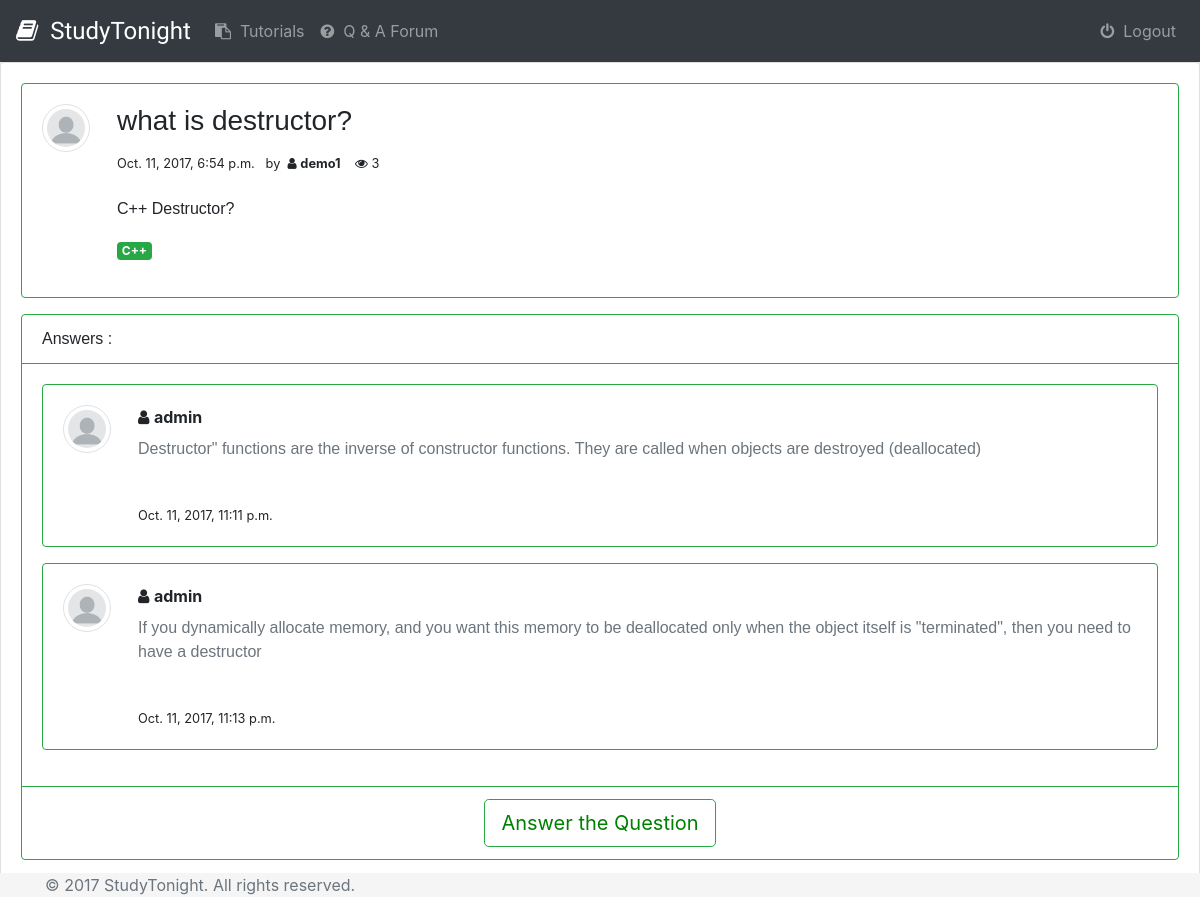
Screenshot of /forum/9/ (signed in) with the database file from the repository.
### forum/models.py (models this page shows, shortened)
class Question(models.Model):
	user = models.ForeignKey(User, default=1)
	title = models.CharField(max_length=250)
	topic = models.CharField(max_length=100)
	upload_time = models.DateTimeField()
	question_content = models.TextField()
	number_of_views = models.IntegerField(default=0)

class Answer(models.Model):
	question = models.ForeignKey(Question, on_delete=models.CASCADE)
	user = models.ForeignKey(User, default=1)
	answer_content = models.TextField()
	upload_time = models.DateTimeField()

### forum/views.py (the view)
# urls.py: url(r'^forum/(?P<question_id>\d+)/$', views.question_detail , name='question_detail' ),
def question_detail(request, question_id):
	if not request.user.is_authenticated():
		return render(request, 'accounts/login.html')
	try:
		question = Question.objects.get(pk=question_id)
		question.number_of_views = question.number_of_views + 1
		question.save()
	except Question.DoesNotExist:
		raise Http404("Question Does Not Exist in the database.")
	return render(request, 'forum/question.html', {'question' : question})

### forum/templates/forum/question.html (shortened to what this page needs)
{% extends 'forum/base.html' %}
{% block body %}
	<div class="card" id = "forum_list">
		<div class="card-body" >
			<div class="card border-success mb-3" >
				<div class="card-body">
					<div class="float-left">
						{% load staticfiles %}
						<img src="{% static 'forum/images/default-profile.png' %}"  class="rounded-circle img-thumbnail">
					</div>
					<div style="margin-left:75px;">
					<h3 class="varela card-title" style='font-family: "Comic Sans MS", cursive, sans-serif;'>{{question.title}}</h3>
					<p class="varela darkest-grey">
						<small>
							<span class="dark-grey">{{question.upload_time}}</span>&nbsp;&nbsp;&nbsp;by&nbsp;
	  						<span>
	  							<i class="fa fa-user" aria-hidden="true"></i>
	  							<label>
	  								<strong>{{question.user}}</strong>
	  							</label>&nbsp;&nbsp;&nbsp;
	  						</span>
	  						<span>
	  							<i class="fa fa-eye" aria-hidden="true"></i>
	  							{{question.number_of_views}}
	  						</span>
						</small>
					</p>
					<div style="font-family:Tahoma, Geneva, sans-serif">
						{{question.question_content|safe|linebreaks}}
					</div>
					<p><span class="badge badge-success">{{question.topic}}</span></p>
					</div>
				</div>
			</div>
			<div class="card border-success mb-3">
			  <div class="card-header bg-transparent border-success" style='font-family: "Comic Sans MS", cursive, sans-serif;'>Answers :</div>
			  <div class="card-body">
			  	{% if question.answer_set.all %}
				  	{% for answer in question.answer_set.all %}
				  		<div class="card border-success mb-3">
				  			<div class="card-body">
				  				<div class="float-left">
									{% load staticfiles %}
									<img src="{% static 'forum/images/default-profile.png' %}"  class="rounded-circle img-thumbnail">
								</div>
								<div style="margin-left:75px;">
				  				<span>
		  							<i class="fa fa-user" aria-hidden="true"></i>
		  							<label>
		  								<strong>{{answer.user}}</strong>
		  							</label>
		  						</span>	<br>
								<span style="font-family:Tahoma, Geneva, sans-serif" class="text-secondary">{{answer.answer_content|safe|linebreaks}} </span> <br>
								<small>{{answer.upload_time}}</small>
								</div>
							</div>
				  		</div>
					{% endfor %}
				{% else %}
					<p align="center">No Answer given yet.</p>
				{% endif %}
			  </div>
			  <div class="card-footer bg-transparent border-success ">
			  	<div class="row justify-content-md-center">
			  		<a href="answer/" class="btn btn-outline-success btn-lg" role="button" aria-pressed="true">Answer the Question</a>
			  	</div>
			  </div>
			</div>
		</div>
	</div>
{% endblock %}

### forum/static/forum/style.css (style rules this page uses)
body { background: white url('images/background.png'); }
.rounded-circle { max-width: 48px; height: auto; }
#forum_list a { color: green; }

### rows the page displays
Question: title "what is destructor?", upload_time "Oct. 11, 2017, 6:54 p.m.", user "demo1", number_of_views "3", question_content "C++ Destructor?", topic "C++"
Answer: user "admin", answer_content "Destructor\" functions are the inverse of constructor functions. They are called when objects are destroyed (deallocated)", upload_time "Oct. 11, 2017, 11:11 p.m."
Answer: user "admin", answer_content "If you dynamically allocate memory, and you want this memory to be deallocated only when the object itself is \"terminated\", then you need to have a destructor", upload_time "Oct. 11, 2017, 11:13 p.m."
